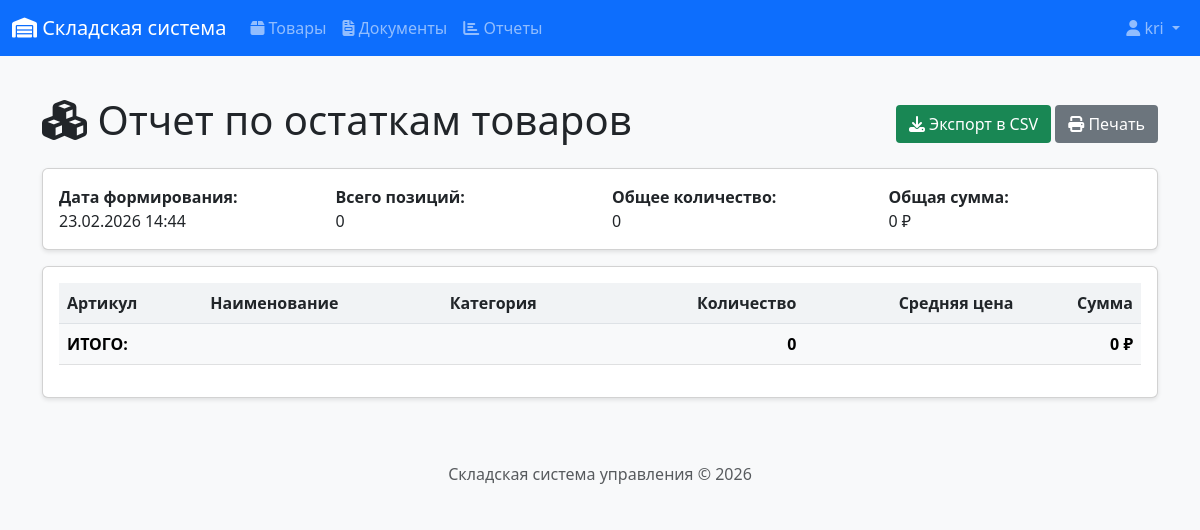
The app's page /reports/stock (signed in), older data.
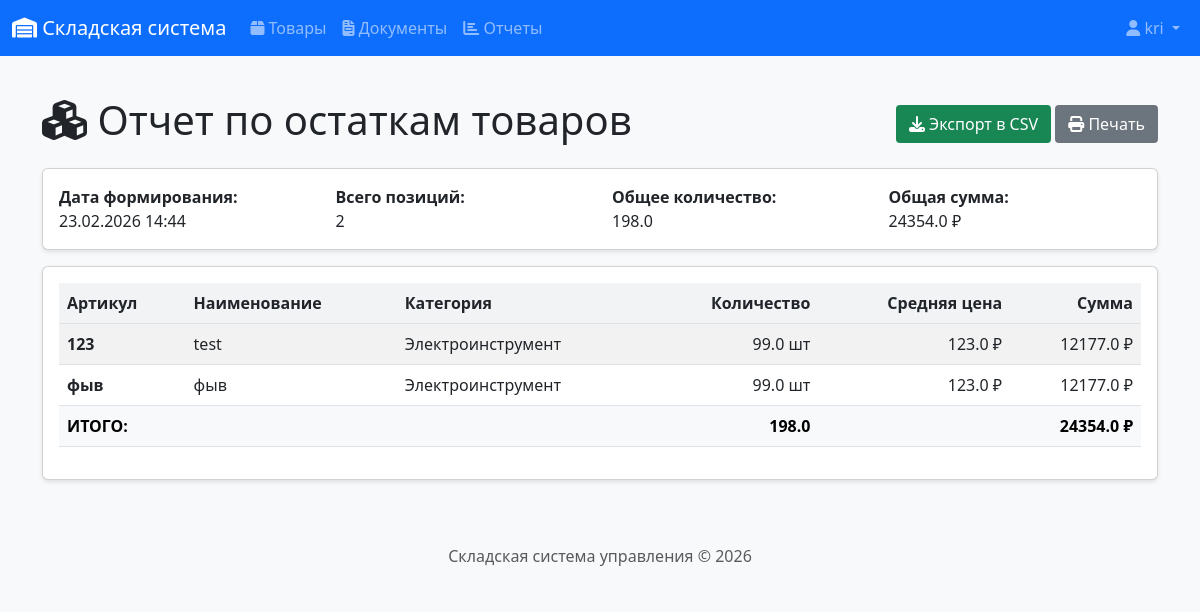
The same page, newer data.
### app/models.py (models this page shows, shortened)
class Product(db.Model):
    __tablename__ = 'products'
    id = db.Column(db.Integer, primary_key=True)
    article = db.Column(db.String(50), unique=True, nullable=False)
    name = db.Column(db.String(200), nullable=False)
    unit = db.Column(db.String(20), nullable=False, default='шт')  # шт, кг, м
    price = db.Column(db.Numeric(10, 2), nullable=False, default=0)
    category_id = db.Column(db.Integer, db.ForeignKey('categories.id'))
    supplier_id = db.Column(db.Integer, db.ForeignKey('suppliers.id'))
    created_at = db.Column(db.DateTime, default=datetime.utcnow)
    updated_at = db.Column(db.DateTime, default=datetime.utcnow, onupdate=datetime.utcnow)
    balances = db.relationship('StockBalance', backref='product', lazy='dynamic')
    document_items = db.relationship('DocumentItem', backref='product', lazy='dynamic')

class Category(db.Model):
    __tablename__ = 'categories'
    id = db.Column(db.Integer, primary_key=True)
    name = db.Column(db.String(50), nullable=False, unique=True)
    description = db.Column(db.String(200))
    products = db.relationship('Product', backref='category', lazy='dynamic')

### app/routes/reports.py (the view)
@bp.route('/stock')
@login_required
def stock_report():
    products = Product.query.all()
    report_data = []
    for product in products:
        total = db.session.query(func.sum(StockBalance.quantity)).filter_by(
            product_id=product.id
        ).scalar() or 0
        if total > 0:  # Только товары в наличии
            report_data.append({
                'id': product.id,
                'article': product.article,
                'name': product.name,
                'category': product.category.name if product.category else '-',
                'unit': product.unit,
                'total_quantity': float(total),
                'avg_price': float(product.price),
                'total_value': float(total * product.price)
            })
    report_data.sort(key=lambda x: (x['category'], x['name']))
    total_items = len(report_data)
    total_quantity = sum(item['total_quantity'] for item in report_data)
    total_value = sum(item['total_value'] for item in report_data)
    return render_template('reports/stock.html',
                          title='Отчет по остаткам',
                          report_data=report_data,
                          total_items=total_items,
                          total_quantity=total_quantity,
                          total_value=total_value,
                          generated_at=datetime.now())

### app/__init__.py (called while the page is built)
@login_manager.user_loader
def load_user(user_id):
    from app.models import User
    return User.query.get(int(user_id))

### app/models.py (called while the page is built)
    def is_admin(self):
        return self.role == 'admin'

### app/templates/reports/stock.html (shortened to what this page needs)
{% extends "base.html" %}
{% block content %}
<div class="d-flex justify-content-between align-items-center mb-3">
    <h1><i class="fas fa-cubes"></i> Отчет по остаткам товаров</h1>
    <div>
        <a href="{{ url_for('reports.export_stock') }}" class="btn btn-success">
            <i class="fas fa-download"></i> Экспорт в CSV
        </a>
        <button onclick="window.print()" class="btn btn-secondary">
            <i class="fas fa-print"></i> Печать
        </button>
    </div>
</div>
<div class="card mb-3">
    <div class="card-body">
        <div class="row">
            <div class="col-md-3">
                <strong>Дата формирования:</strong><br>
                {{ generated_at.strftime('%d.%m.%Y %H:%M') }}
            </div>
            <div class="col-md-3">
                <strong>Всего позиций:</strong><br>
                {{ total_items }}
            </div>
            <div class="col-md-3">
                <strong>Общее количество:</strong><br>
                {{ total_quantity|round(2) }}
            </div>
            <div class="col-md-3">
                <strong>Общая сумма:</strong><br>
                {{ total_value|round(2) }} ₽
            </div>
        </div>
    </div>
</div>
<div class="card">
    <div class="card-body">
        <div class="table-responsive">
            <table class="table table-striped table-hover">
                <thead>
                    <tr>
                        <th>Артикул</th>
                        <th>Наименование</th>
                        <th>Категория</th>
                        <th class="text-end">Количество</th>
                        <th class="text-end">Средняя цена</th>
                        <th class="text-end">Сумма</th>
                    </tr>
                </thead>
                <tbody>
                    {% for item in report_data %}
                    <tr>
                        <td><strong>{{ item.article }}</strong></td>
                        <td>{{ item.name }}</td>
                        <td>{{ item.category }}</td>
                        <td class="text-end">{{ item.total_quantity|round(2) }} {{ item.unit }}</td>
                        <td class="text-end">{{ item.avg_price|round(2) }} ₽</td>
                        <td class="text-end">{{ item.total_value|round(2) }} ₽</td>
                    </tr>
                    {% endfor %}
                </tbody>
                <tfoot class="table-light fw-bold">
                    <tr>
                        <td colspan="3">ИТОГО:</td>
                        <td class="text-end">{{ total_quantity|round(2) }}</td>
                        <td class="text-end"></td>
                        <td class="text-end">{{ total_value|round(2) }} ₽</td>
                    </tr>
                </tfoot>
            </table>
        </div>
    </div>
</div>
{% endblock %}

Row changes from the older to the newer data that the page shows:
added Product: article "123", name "test", unit "шт"
now on this page (row unchanged): Category: category "Электроинструмент" "Электроинструмент"
now on this page (row edited): Product: article "фыв", name "фыв", unit "шт"
Text that changed along with them:
{{ total_items }}: "0" → "2"
{{ total_quantity|round(2) }}: "0" → "198.0"
{{ total_value|round(2) }}: "0" → "24354.0"
new list line: "99.0 123.0 ₽ 12177.0 ₽"
